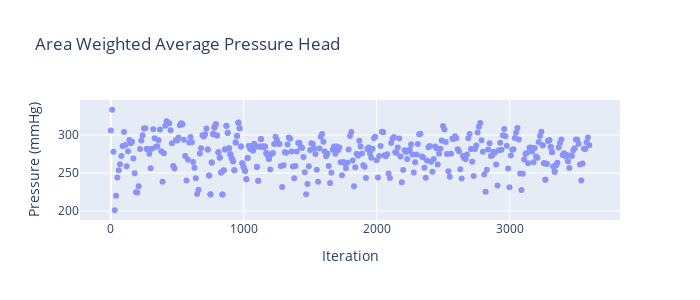

Notebook code for this chart:
### Code cell
fig = go.Figure()
fig.add_trace(go.Scatter(x=resid_dict['Pressure_Head']['Time Step'],
                         y=resid_dict['Pressure_Head']['p-head-mmHg'],
                         mode='markers',
                         opacity=scatter_opacity,))
# fig.add_trace(go.Scatter(x=bin_df['bin_centres'],
#                          y=bin_df['p-in_bin_mean'],
#                          mode='markers+lines',
#                          name='Mean +/- STD',
#                          line=dict(color='black'),
#                          opacity=.55,
#                          error_y_array=bin_df['p-in_std'],
#                          showlegend=True))
fig.update_layout(
    title="Area Weighted Average Pressure Head",
    xaxis_title="Iteration",
    yaxis_title="Pressure (mmHg)",
    legend_title=None,height=300, width=700,)
fig.show()
print('Time Averaged Pressure Head (mmHg) each blade pass: ' + str(time_sample_dict['Pressure_Head']['p-head-mmHg'].mean()))

### Figure 1 — Plotly figure (JSON) as saved in the notebook; plotly's stock layout.template omitted (floating-point values rounded to 4 significant figures; data arrays with more than 128 entries replaced by an {"elided": "..."} marker saying what was removed)
{"data": [{"mode": "markers", "opacity": 0.7, "type": "scatter", "x": {"elided": "418 int values"}, "y": {"elided": "418 float values"}}], "layout": {"height": 300, "legend": {"title": {}}, "title": {"text": "Area Weighted Average Pressure Head"}, "width": 700, "xaxis": {"title": {"text": "Iteration"}}, "yaxis": {"title": {"text": "Pressure (mmHg)"}}}}
